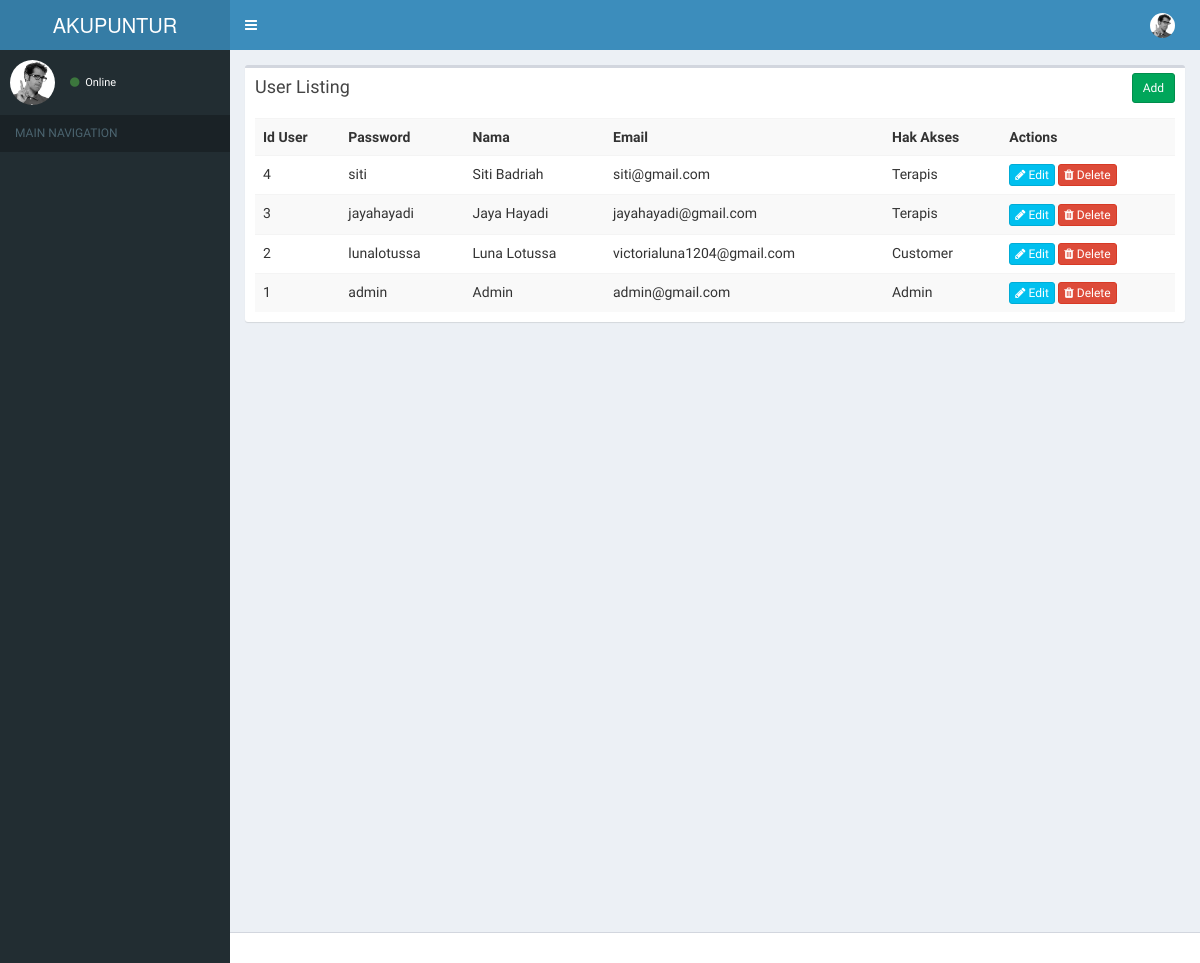
The page /index.php/user on the database as committed earlier.
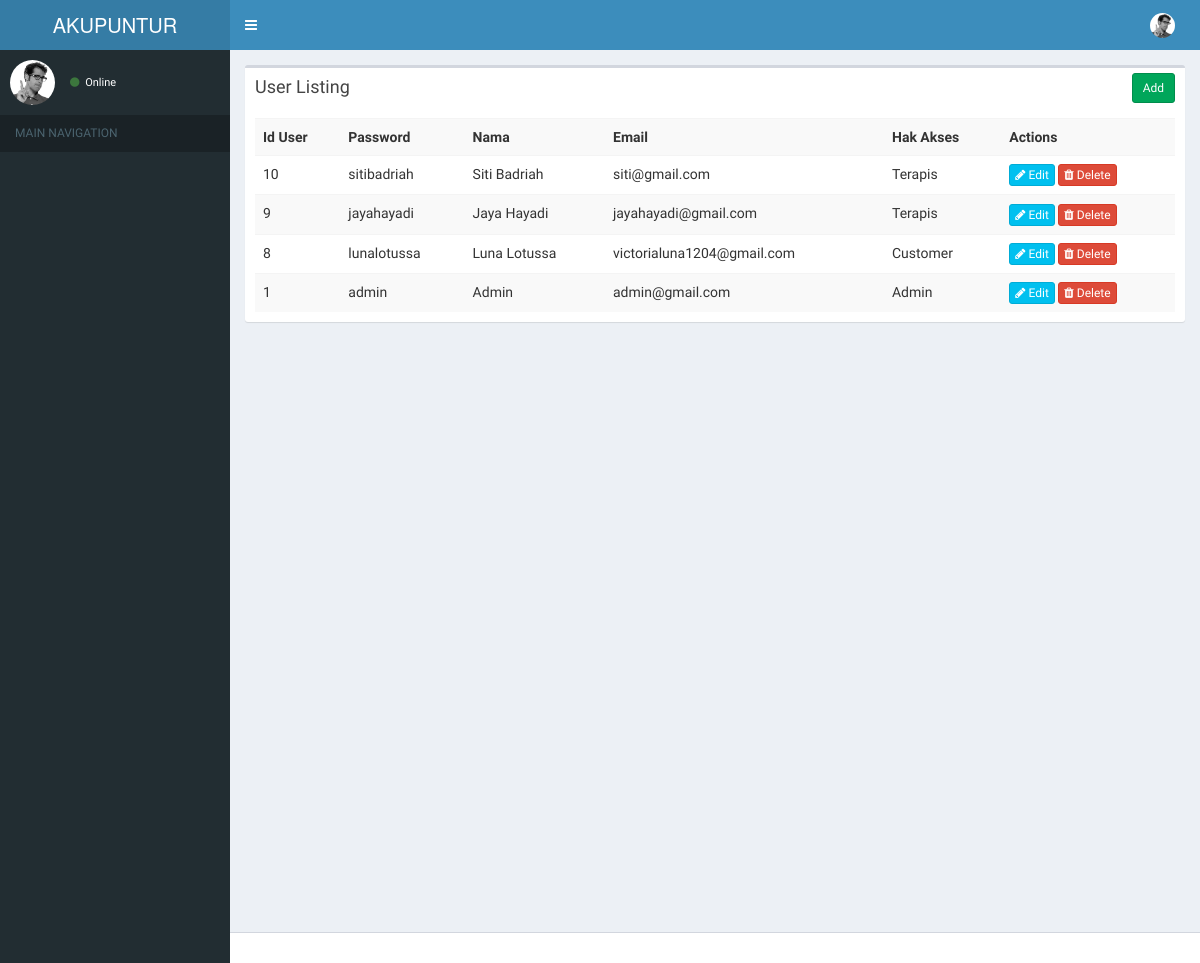
The same page on the database as committed later.
### tables this page shows
CREATE TABLE `user` (
  `id_user` int(11) NOT NULL,
  `nama` varchar(50) NOT NULL,
  `email` varchar(50) NOT NULL,
  `password` varchar(50) NOT NULL,
  `hak_akses` varchar(20) NOT NULL
);

### application/controllers/User.php (called while the page is built, shortened)
<?php
class User extends CI_Controller{
    function __construct()
    {
        $this->load->model('User_model');
    }
    function index()
    {
        $data['user'] = $this->User_model->get_all_user();
        $data['_view'] = 'user/index';
        $this->load->view('layouts/main',$data);
    }
}

### index.php (called while the page is built, shortened)
<?php
require_once BASEPATH.'core/CodeIgniter.php';

### application/models/User_model.php (called while the page is built, shortened)
<?php
class User_model extends CI_Model
{
    function get_all_user()
    {
        $this->db->order_by('id_user', 'desc');
        return $this->db->get('user')->result_array();
    }
}

### application/views/user/index.php (the view)
<div class="row">
    <div class="col-md-12">
        <div class="box">
            <div class="box-header">
                <h3 class="box-title">User Listing</h3>
            	<div class="box-tools">
                    <a href="<?php echo site_url('user/add'); ?>" class="btn btn-success btn-sm">Add</a>
                </div>
            </div>
            <div class="box-body">
                <table class="table table-striped">
                    <tr>
						<th>Id User</th>
						<th>Password</th>
						<th>Nama</th>
						<th>Email</th>
						<th>Hak Akses</th>
						<th>Actions</th>
                    </tr>
                    <?php foreach($user as $u){ ?>
                    <tr>
						<td><?php echo $u['id_user']; ?></td>
						<td><?php echo $u['password']; ?></td>
						<td><?php echo $u['nama']; ?></td>
						<td><?php echo $u['email']; ?></td>
						<td><?php echo $u['hak_akses']; ?></td>
						<td>
                            <a href="<?php echo site_url('user/edit/'.$u['id_user']); ?>" class="btn btn-info btn-xs"><span class="fa fa-pencil"></span> Edit</a>
                            <a href="<?php echo site_url('user/remove/'.$u['id_user']); ?>" class="btn btn-danger btn-xs"><span class="fa fa-trash"></span> Delete</a>
                        </td>
                    </tr>
                    <?php } ?>
                </table>
            </div>
        </div>
    </div>
</div>

### application/views/layouts/main.php (shortened to what this page needs)
<!DOCTYPE html>
<html>
    <head>
        <link rel="stylesheet" href="<?php echo site_url('resources/css/bootstrap.min.css');?>">
        <link rel="stylesheet" href="<?php echo site_url('resources/css/font-awesome.min.css');?>">
        <link rel="stylesheet" href="https://cdnjs.cloudflare.com/ajax/libs/ionicons/2.0.1/css/ionicons.min.css">
        <link rel="stylesheet" href="<?php echo site_url('resources/css/bootstrap-datetimepicker.min.css');?>">
        <link rel="stylesheet" href="<?php echo site_url('resources/css/AdminLTE.min.css');?>">
        <link rel="stylesheet" href="<?php echo site_url('resources/css/_all-skins.min.css');?>">
    </head>
    <body class="hold-transition skin-blue sidebar-mini">
        <div class="wrapper">
            <header class="main-header">
                <a href="" class="logo">
                    <span class="logo-lg">AKUPUNTUR</span>
                </a>
                <nav class="navbar navbar-static-top">
                    <a href="#" class="sidebar-toggle" data-toggle="offcanvas" role="button">
                    </a>
                    <div class="navbar-custom-menu">
                        <ul class="nav navbar-nav">
                            <li class="dropdown user user-menu">
                                <a href="#" class="dropdown-toggle" data-toggle="dropdown">
                                    <img src="<?php echo site_url('resources/img/user2-160x160.jpg');?>" class="user-image" alt="User Image">
                                </a>
                            </li>
                        </ul>
                    </div>
                </nav>
            </header>
            <aside class="main-sidebar">
                <section class="sidebar">
                    <div class="user-panel">
                        <div class="pull-left image">
                            <img src="<?php echo site_url('resources/img/user2-160x160.jpg');?>" class="img-circle" alt="User Image">
                        </div>
                        <div class="pull-left info">
                            <a href="#"><i class="fa fa-circle text-success"></i> Online</a>
                        </div>
                    </div>
                    <ul class="sidebar-menu">
                        <li class="header">MAIN NAVIGATION</li>
                    </ul>
                </section>
            </aside>
            <div class="content-wrapper">
                <section class="content">
                    <?php
                    if(isset($_view) && $_view)
                        $this->load->view($_view);
                    ?>
                </section>
            </div>
            <footer class="main-footer">
            </footer>
        </div>
    </body>
</html>

Rows that differ between the two databases and show on the page:
removed user: id_user "4", password "siti", nama "Siti Badriah", email "siti@gmail.com", hak_akses "Terapis"
removed user: id_user "3", password "jayahayadi", nama "Jaya Hayadi", email "jayahayadi@gmail.com", hak_akses "Terapis"
removed user: id_user "2", password "lunalotussa", nama "Luna Lotussa", email "victorialuna1204@gmail.com", hak_akses "Customer"
added user: id_user "10", password "sitibadriah", nama "Siti Badriah", email "siti@gmail.com", hak_akses "Terapis"
added user: id_user "9", password "jayahayadi", nama "Jaya Hayadi", email "jayahayadi@gmail.com", hak_akses "Terapis"
added user: id_user "8", password "lunalotussa", nama "Luna Lotussa", email "victorialuna1204@gmail.com", hak_akses "Customer"
